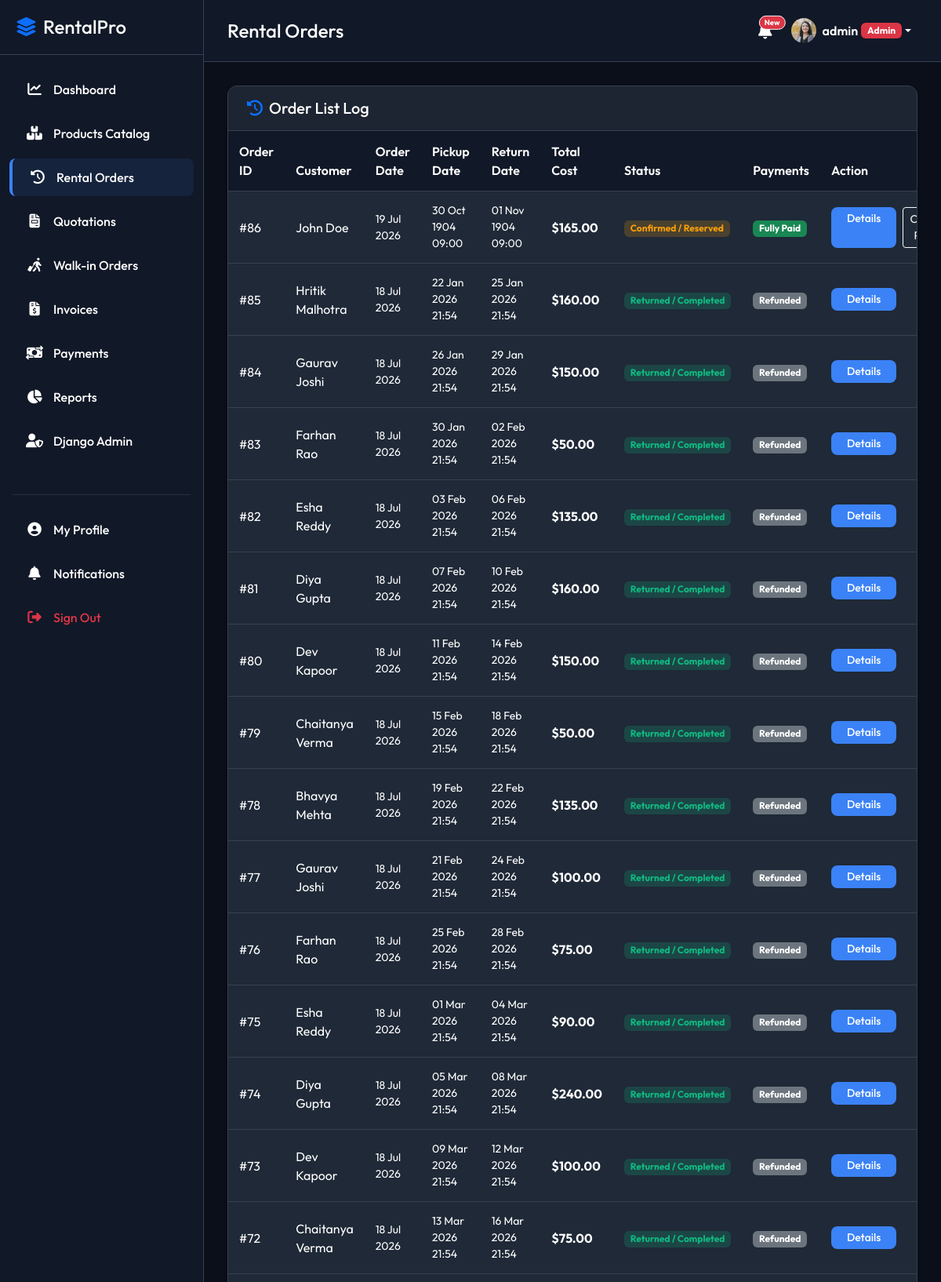
Screenshot of /rentals/orders/ (signed in, upper part) with the database file from the repository.
### customers/models.py (models this page shows, shortened)
class Customer(models.Model):
    user = models.OneToOneField(
        User, on_delete=models.CASCADE, related_name='customer_profile',
        null=True, blank=True
    )
    walk_in_name = models.CharField(max_length=200, blank=True, null=True)
    is_walk_in = models.BooleanField(default=False)
    phone = models.CharField(max_length=20, blank=True, null=True)
    profile_image = models.ImageField(upload_to='profile_images/', blank=True, null=True)
    saved_address = models.TextField(blank=True, null=True)
    payment_info = models.CharField(max_length=100, blank=True, null=True, help_text="Card details placeholder (e.g. Visa **** 1234)")
    @property
    def display_name(self):
        if self.user:
            name = f"{self.user.first_name} {self.user.last_name}".strip()
            return name or self.user.username
        return self.walk_in_name or f"Walk-in Customer #{self.pk}"

### rentals/models.py (models this page shows, shortened)
class RentalOrder(models.Model):
    STATUS_CHOICES = [
        ('draft', 'Draft'),
        ('quotation', 'Quotation'),
        ('confirmed', 'Confirmed / Reserved'),
        ('picked_up', 'Picked Up / Active'),
        ('returned', 'Returned / Completed'),
        ('overdue', 'Overdue'),
        ('cancelled', 'Cancelled'),
    ]
    DELIVERY_CHOICES = [
        ('pickup', 'Customer Pickup'),
        ('delivery', 'Delivery to Address'),
    ]
    PAYMENT_STATUS_CHOICES = [
        ('unpaid', 'Unpaid'),
        ('deposit_paid', 'Deposit Paid Only'),
        ('fully_paid', 'Fully Paid'),
        ('refunded', 'Refunded'),
    ]
    ORDER_TYPE_CHOICES = [
        ('online', 'Online Order'),
        ('walk_in', 'Walk-in Order'),
    ]
    customer = models.ForeignKey(Customer, on_delete=models.CASCADE, related_name='rental_orders')
    status = models.CharField(max_length=20, choices=STATUS_CHOICES, default='draft')
    order_type = models.CharField(max_length=10, choices=ORDER_TYPE_CHOICES, default='online')
    order_date = models.DateTimeField(auto_now_add=True)
    pickup_date = models.DateTimeField(help_text="Scheduled pickup start date and time")
    return_date = models.DateTimeField(help_text="Scheduled return end date and time")
    rental_days = models.PositiveIntegerField(default=1, help_text="Number of rental days")
    total_amount = models.DecimalField(max_digits=10, decimal_places=2, default='0.00')
    security_deposit_total = models.DecimalField(max_digits=10, decimal_places=2, default='0.00')
    delivery_type = models.CharField(max_length=15, choices=DELIVERY_CHOICES, default='pickup')
    shipping_address = models.TextField(blank=True, null=True)
    payment_status = models.CharField(max_length=20, choices=PAYMENT_STATUS_CHOICES, default='unpaid')
    created_by = models.ForeignKey(
        User, on_delete=models.SET_NULL, blank=True, null=True,
        related_name='created_rental_orders'
    )

### rentals/views.py (the view)
# urls.py: path('orders/', views.order_list, name='order_list'),
@login_required
def order_list(request):
    is_admin_user = is_admin(request.user)
    is_staff_user = is_staff_member(request.user)
    if is_admin_user:
        orders = RentalOrder.objects.all().order_by('-id')
    elif is_salesperson(request.user):
        orders = RentalOrder.objects.filter(created_by=request.user).order_by('-id')
    else:
        try:
            customer = request.user.customer_profile
            orders = RentalOrder.objects.filter(customer=customer).order_by('-id')
        except Customer.DoesNotExist:
            orders = RentalOrder.objects.none()
    return render(request, 'rentals/order_list.html', {
        'orders': orders,
        'is_admin': is_staff_user
    })

### templates/rentals/order_list.html (shortened to what this page needs)
{% extends "base.html" %}
{% block page_header %}Rental Orders{% endblock %}
{% block content %}
<div class="card card-custom">
    <div class="card-header">
        <h5 class="m-0 text-white"><i class="fa-solid fa-clock-rotate-left text-primary me-2"></i>Order List Log</h5>
    </div>
    <div class="card-body p-0">
        <div class="table-responsive">
            <table class="table table-dark table-hover table-custom m-0">
                <thead>
                    <tr>
                        <th>Order ID</th>
                        {% if is_admin %}
                            <th>Customer</th>
                        {% endif %}
                        <th>Order Date</th>
                        <th>Pickup Date</th>
                        <th>Return Date</th>
                        <th>Total Cost</th>
                        <th>Status</th>
                        <th>Payments</th>
                        <th>Action</th>
                    </tr>
                </thead>
                <tbody>
                    {% for order in orders %}
                        <tr>
                            <td>#{{ order.id }}</td>
                            {% if is_admin %}
                                <td>{{ order.customer.display_name }}</td>
                            {% endif %}
                            <td class="small text-white">{{ order.order_date|date:"d M Y" }}</td>
                            <td class="small text-white">{{ order.pickup_date|date:"d M Y H:i" }}</td>
                            <td class="small text-white">{{ order.return_date|date:"d M Y H:i" }}</td>
                            <td class="fw-bold">${{ order.total_amount }}</td>
                            <td>
                                <span class="badge {% if order.status == 'returned' %}badge-active{% elif order.status == 'overdue' %}badge-danger{% else %}badge-pending{% endif %}">
                                    {{ order.get_status_display }}
                                </span>
                            </td>
                            <td>
                                <span class="badge {% if order.payment_status == 'fully_paid' %}bg-success{% elif order.payment_status == 'refunded' %}bg-secondary{% else %}bg-warning{% endif %}">
                                    {{ order.get_payment_status_display }}
                                </span>
                            </td>
                            <td>
                                <div class="d-flex gap-2">
                                    <a href="{% url 'rentals:order_detail' order.pk %}" class="btn btn-sm btn-accent py-1">Details</a>
                                    {% if is_admin %}
                                        {% if order.status == 'confirmed' %}
                                            <a href="{% url 'rentals:pickup_confirm' order.pk %}" class="btn btn-sm btn-outline-light py-1">Confirm Pickup</a>
                                        {% elif order.status == 'picked_up' or order.status == 'overdue' %}
                                            <a href="{% url 'rentals:return_confirm' order.pk %}" class="btn btn-sm btn-outline-light py-1">Confirm Return</a>
                                        {% endif %}
                                    {% endif %}
                                </div>
                            </td>
                        </tr>
                    {% endfor %}
                </tbody>
            </table>
        </div>
    </div>
</div>
{% endblock %}

### templates/base.html (shortened to what this page needs)
<!DOCTYPE html>
<html lang="en">
<head>
    <link href="https://cdn.jsdelivr.net/npm/bootstrap@5.3.0/dist/css/bootstrap.min.css" rel="stylesheet">
    <link rel="stylesheet" href="https://cdnjs.cloudflare.com/ajax/libs/font-awesome/6.4.0/css/all.min.css">
</head>
<body>
    <div id="sidebar">
        <div class="sidebar-header d-flex align-items-center justify-content-between">
            <h4 class="m-0 text-white"><i class="fa-solid fa-layer-group text-primary me-2"></i>RentalPro</h4>
        </div>
        <ul class="nav flex-column mt-3">
            {% if user.is_authenticated %}
                <li class="nav-item">
                    <a href="{% url 'dashboard:home' %}" class="nav-link {% if '/dashboard/' in request.path %}active{% endif %}">
                        <i class="fa-solid fa-chart-line"></i> Dashboard
                    </a>
                </li>
                <li class="nav-item">
                    <a href="{% url 'products:product_list' %}" class="nav-link {% if '/products/' in request.path %}active{% endif %}">
                        <i class="fa-solid fa-boxes-stacked"></i> Products Catalog
                    </a>
                </li>
                <li class="nav-item">
                    <a href="{% url 'rentals:order_list' %}" class="nav-link {% if '/rentals/orders/' in request.path %}active{% endif %}">
                        <i class="fa-solid fa-clock-rotate-left"></i> Rental Orders
                    </a>
                </li>
                <li class="nav-item">
                    <a href="{% url 'quotation:quotation_list' %}" class="nav-link {% if '/quotation/' in request.path %}active{% endif %}">
                        <i class="fa-solid fa-file-invoice"></i> Quotations
                    </a>
                </li>
                {% if user_role == 'admin' or user_role == 'salesperson' %}
                <li class="nav-item">
                    <a href="{% url 'rentals:walk_in_order_create' %}" class="nav-link {% if '/walk-in/' in request.path %}active{% endif %}">
                        <i class="fa-solid fa-person-walking-luggage"></i> Walk-in Orders
                    </a>
                </li>
                <li class="nav-item">
                    <a href="{% url 'payments:invoice_list' %}" class="nav-link {% if '/payments/invoices/' in request.path %}active{% endif %}">
                        <i class="fa-solid fa-file-invoice-dollar"></i> Invoices
                    </a>
                </li>
                <li class="nav-item">
                    <a href="{% url 'payments:payment_list' %}" class="nav-link {% if '/payments/history/' in request.path %}active{% endif %}">
                        <i class="fa-solid fa-money-bill-transfer"></i> Payments
                    </a>
                </li>
                <li class="nav-item">
                    <a href="{% url 'reports:reports_home' %}" class="nav-link {% if '/reports/' in request.path %}active{% endif %}">
                        <i class="fa-solid fa-chart-pie"></i> Reports
                    </a>
                </li>
                <li class="nav-item">
                    <a href="{% url 'admin:index' %}" class="nav-link" target="_blank">
                        <i class="fa-solid fa-user-shield"></i> Django Admin
                    </a>
                </li>
                {% endif %}
                <li class="nav-item mt-4">
                    <hr class="border-secondary mx-3">
                </li>
                <li class="nav-item">
                    <a href="{% url 'accounts:profile' %}" class="nav-link {% if '/accounts/profile/' in request.path %}active{% endif %}">
                        <i class="fa-solid fa-circle-user"></i> My Profile
                    </a>
                </li>
                <li class="nav-item">
                    <a href="{% url 'notifications:notification_list' %}" class="nav-link {% if '/notifications/' in request.path %}active{% endif %}">
                        <i class="fa-solid fa-bell"></i> Notifications
                    </a>
                </li>
                <li class="nav-item">
                    <a href="{% url 'accounts:logout' %}" class="nav-link text-danger">
                        <i class="fa-solid fa-right-from-bracket"></i> Sign Out
                    </a>
                </li>
            {% endif %}
        </ul>
    </div>
    <div id="content-wrapper">
        <nav class="navbar navbar-expand main-navbar">
            <div class="container-fluid p-0">
                <h4 class="text-white m-0 d-none d-md-block">{% block page_header %}Rental Operations{% endblock %}</h4>
                <ul class="navbar-nav ms-auto align-items-center">
                    {% if user.is_authenticated %}
                        <li class="nav-item me-3">
                            <a href="{% url 'notifications:notification_list' %}" class="position-relative text-white">
                                <i class="fa-solid fa-bell fa-lg"></i>
                                <span class="position-absolute top-0 start-100 translate-middle badge rounded-pill bg-danger border border-light" style="font-size: 0.6rem;">
                                    New
                                </span>
                            </a>
                        </li>
                        <li class="nav-item dropdown">
                            <a class="nav-link dropdown-toggle text-white d-flex align-items-center" href="#" role="button" data-bs-toggle="dropdown" aria-expanded="false">
                                {% if customer_profile and customer_profile.profile_image %}
                                    <img src="{{ customer_profile.profile_image.url }}" class="rounded-circle me-2" width="32" height="32" style="object-fit: cover;">
                                {% else %}
                                    <div class="rounded-circle bg-primary d-flex align-items-center justify-content-center text-white me-2" style="width: 32px; height: 32px; font-weight: bold;">
                                        {{ user.username|slice:":1"|upper }}
                                    </div>
                                {% endif %}
                                <span class="d-none d-sm-inline fw-semibold">{{ user.username }}</span>
                                {% if user_role == 'admin' %}<span class="badge bg-danger ms-1 small">Admin</span>{% elif user_role == 'salesperson' %}<span class="badge bg-primary ms-1 small">Sales</span>{% endif %}
                            </a>
                        </li>
                    {% endif %}
                </ul>
            </div>
        </nav>
        <div class="content-body">
            {% block content %}{% endblock %}
        </div>
    </div>
</body>
</html>

### rows the page displays
Customer: profile_image (picture)
RentalOrder: id "86", customer.display_name "John Doe", order_date "19 Jul 2026", pickup_date "30 Oct 1904 09:00", return_date "01 Nov 1904 09:00", total_amount "165.00", status "Confirmed / Reserved", payment_status "Fully Paid", shows "Confirm Pickup"
RentalOrder: id "85", customer.display_name "Hritik Malhotra", order_date "18 Jul 2026", pickup_date "22 Jan 2026 21:54", return_date "25 Jan 2026 21:54", total_amount "160.00", status "Returned / Completed", payment_status "Refunded"
RentalOrder: id "84", customer.display_name "Gaurav Joshi", order_date "18 Jul 2026", pickup_date "26 Jan 2026 21:54", return_date "29 Jan 2026 21:54", total_amount "150.00", status "Returned / Completed", payment_status "Refunded"
RentalOrder: id "83", customer.display_name "Farhan Rao", order_date "18 Jul 2026", pickup_date "30 Jan 2026 21:54", return_date "02 Feb 2026 21:54", total_amount "50.00", status "Returned / Completed", payment_status "Refunded"
RentalOrder: id "82", customer.display_name "Esha Reddy", order_date "18 Jul 2026", pickup_date "03 Feb 2026 21:54", return_date "06 Feb 2026 21:54", total_amount "135.00", status "Returned / Completed", payment_status "Refunded"
RentalOrder: id "81", customer.display_name "Diya Gupta", order_date "18 Jul 2026", pickup_date "07 Feb 2026 21:54", return_date "10 Feb 2026 21:54", total_amount "160.00", status "Returned / Completed", payment_status "Refunded"
RentalOrder: id "80", customer.display_name "Dev Kapoor", order_date "18 Jul 2026", pickup_date "11 Feb 2026 21:54", return_date "14 Feb 2026 21:54", total_amount "150.00", status "Returned / Completed", payment_status "Refunded"
RentalOrder: id "79", customer.display_name "Chaitanya Verma", order_date "18 Jul 2026", pickup_date "15 Feb 2026 21:54", return_date "18 Feb 2026 21:54", total_amount "50.00", status "Returned / Completed", payment_status "Refunded"
RentalOrder: id "78", customer.display_name "Bhavya Mehta", order_date "18 Jul 2026", pickup_date "19 Feb 2026 21:54", return_date "22 Feb 2026 21:54", total_amount "135.00", status "Returned / Completed", payment_status "Refunded"
RentalOrder: id "77", customer.display_name "Gaurav Joshi", order_date "18 Jul 2026", pickup_date "21 Feb 2026 21:54", return_date "24 Feb 2026 21:54", total_amount "100.00", status "Returned / Completed", payment_status "Refunded"
RentalOrder: id "76", customer.display_name "Farhan Rao", order_date "18 Jul 2026", pickup_date "25 Feb 2026 21:54", return_date "28 Feb 2026 21:54", total_amount "75.00", status "Returned / Completed", payment_status "Refunded"
RentalOrder: id "75", customer.display_name "Esha Reddy", order_date "18 Jul 2026", pickup_date "01 Mar 2026 21:54", return_date "04 Mar 2026 21:54", total_amount "90.00", status "Returned / Completed", payment_status "Refunded"
RentalOrder: id "74", customer.display_name "Diya Gupta", order_date "18 Jul 2026", pickup_date "05 Mar 2026 21:54", return_date "08 Mar 2026 21:54", total_amount "240.00", status "Returned / Completed", payment_status "Refunded"
RentalOrder: id "73", customer.display_name "Dev Kapoor", order_date "18 Jul 2026", pickup_date "09 Mar 2026 21:54", return_date "12 Mar 2026 21:54", total_amount "100.00", status "Returned / Completed", payment_status "Refunded"
RentalOrder: id "72", customer.display_name "Chaitanya Verma", order_date "18 Jul 2026", pickup_date "13 Mar 2026 21:54", return_date "16 Mar 2026 21:54", total_amount "75.00", status "Returned / Completed", payment_status "Refunded"

### other values shown
{{ user.username }} "admin"
